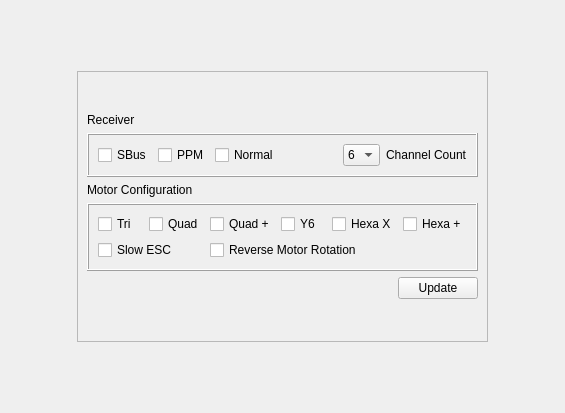
<?xml version="1.0" encoding="UTF-8"?>
<ui version="4.0">
 <class>DynamicConfig</class>
 <widget class="QWidget" name="DynamicConfig">
  <property name="geometry">
   <rect>
    <x>0</x>
    <y>0</y>
    <width>565</width>
    <height>413</height>
   </rect>
  </property>
  <property name="palette">
   <palette>
    <active>
     <colorrole role="Text">
      <brush brushstyle="SolidPattern">
       <color alpha="255">
        <red>255</red>
        <green>255</green>
        <blue>255</blue>
       </color>
      </brush>
     </colorrole>
    </active>
    <inactive>
     <colorrole role="Text">
      <brush brushstyle="SolidPattern">
       <color alpha="255">
        <red>255</red>
        <green>255</green>
        <blue>255</blue>
       </color>
      </brush>
     </colorrole>
    </inactive>
    <disabled>
     <colorrole role="Text">
      <brush brushstyle="SolidPattern">
       <color alpha="255">
        <red>120</red>
        <green>120</green>
        <blue>120</blue>
       </color>
      </brush>
     </colorrole>
    </disabled>
   </palette>
  </property>
  <property name="windowTitle">
   <string>Form</string>
  </property>
  <layout class="QGridLayout" name="gridLayout">
   <item row="3" column="2">
    <spacer name="verticalSpacer">
     <property name="orientation">
      <enum>Qt::Vertical</enum>
     </property>
     <property name="sizeHint" stdset="0">
      <size>
       <width>20</width>
       <height>40</height>
      </size>
     </property>
    </spacer>
   </item>
   <item row="2" column="2" colspan="3">
    <spacer name="horizontalSpacer_2">
     <property name="orientation">
      <enum>Qt::Horizontal</enum>
     </property>
     <property name="sizeHint" stdset="0">
      <size>
       <width>40</width>
       <height>20</height>
      </size>
     </property>
    </spacer>
   </item>
   <item row="4" column="2" colspan="3">
    <spacer name="horizontalSpacer">
     <property name="orientation">
      <enum>Qt::Horizontal</enum>
     </property>
     <property name="sizeHint" stdset="0">
      <size>
       <width>40</width>
       <height>20</height>
      </size>
     </property>
    </spacer>
   </item>
   <item row="3" column="4">
    <spacer name="verticalSpacer_2">
     <property name="orientation">
      <enum>Qt::Vertical</enum>
     </property>
     <property name="sizeHint" stdset="0">
      <size>
       <width>20</width>
       <height>40</height>
      </size>
     </property>
    </spacer>
   </item>
   <item row="3" column="3">
    <widget class="QFrame" name="frame">
     <property name="frameShape">
      <enum>QFrame::StyledPanel</enum>
     </property>
     <property name="frameShadow">
      <enum>QFrame::Raised</enum>
     </property>
     <layout class="QGridLayout" name="gridLayout_4">
      <item row="2" column="0" colspan="2">
       <widget class="QFrame" name="receiverFrame">
        <property name="frameShape">
         <enum>QFrame::Box</enum>
        </property>
        <property name="frameShadow">
         <enum>QFrame::Raised</enum>
        </property>
        <layout class="QHBoxLayout" name="horizontalLayout">
         <item>
          <widget class="QCheckBox" name="sBusRecv">
           <property name="text">
            <string>SBus</string>
           </property>
          </widget>
         </item>
         <item>
          <widget class="QCheckBox" name="ppmRecv">
           <property name="text">
            <string>PPM</string>
           </property>
          </widget>
         </item>
         <item>
          <widget class="QCheckBox" name="normalRecv">
           <property name="text">
            <string>Normal</string>
           </property>
          </widget>
         </item>
         <item>
          <spacer name="horizontalSpacer_4">
           <property name="orientation">
            <enum>Qt::Horizontal</enum>
           </property>
           <property name="sizeHint" stdset="0">
            <size>
             <width>40</width>
             <height>20</height>
            </size>
           </property>
          </spacer>
         </item>
         <item>
          <widget class="QComboBox" name="channelCount">
           <property name="palette">
            <palette>
             <active>
              <colorrole role="Text">
               <brush brushstyle="SolidPattern">
                <color alpha="255">
                 <red>0</red>
                 <green>0</green>
                 <blue>0</blue>
                </color>
               </brush>
              </colorrole>
             </active>
             <inactive>
              <colorrole role="Text">
               <brush brushstyle="SolidPattern">
                <color alpha="255">
                 <red>0</red>
                 <green>0</green>
                 <blue>0</blue>
                </color>
               </brush>
              </colorrole>
             </inactive>
             <disabled>
              <colorrole role="Text">
               <brush brushstyle="SolidPattern">
                <color alpha="255">
                 <red>120</red>
                 <green>120</green>
                 <blue>120</blue>
                </color>
               </brush>
              </colorrole>
             </disabled>
            </palette>
           </property>
           <item>
            <property name="text">
             <string>6</string>
            </property>
           </item>
           <item>
            <property name="text">
             <string>8</string>
            </property>
           </item>
          </widget>
         </item>
         <item>
          <widget class="QLabel" name="channelCount_2">
           <property name="text">
            <string>Channel Count</string>
           </property>
          </widget>
         </item>
        </layout>
       </widget>
      </item>
      <item row="1" column="0">
       <widget class="QLabel" name="receiverTitle">
        <property name="text">
         <string>Receiver</string>
        </property>
       </widget>
      </item>
      <item row="6" column="0">
       <spacer name="horizontalSpacer_3">
        <property name="orientation">
         <enum>Qt::Horizontal</enum>
        </property>
        <property name="sizeHint" stdset="0">
         <size>
          <width>40</width>
          <height>20</height>
         </size>
        </property>
       </spacer>
      </item>
      <item row="3" column="0">
       <widget class="QLabel" name="motorTitle">
        <property name="text">
         <string>Motor Configuration</string>
        </property>
       </widget>
      </item>
      <item row="6" column="1">
       <widget class="QPushButton" name="pushButton">
        <property name="text">
         <string>Update</string>
        </property>
       </widget>
      </item>
      <item row="0" column="0">
       <spacer name="verticalSpacer_7">
        <property name="orientation">
         <enum>Qt::Vertical</enum>
        </property>
        <property name="sizeHint" stdset="0">
         <size>
          <width>20</width>
          <height>40</height>
         </size>
        </property>
       </spacer>
      </item>
      <item row="4" column="0" colspan="2">
       <widget class="QFrame" name="motorConfigFrame">
        <property name="frameShape">
         <enum>QFrame::Box</enum>
        </property>
        <property name="frameShadow">
         <enum>QFrame::Raised</enum>
        </property>
        <layout class="QGridLayout" name="gridLayout_2">
         <item row="0" column="0">
          <widget class="QCheckBox" name="triBox">
           <property name="text">
            <string>Tri</string>
           </property>
          </widget>
         </item>
         <item row="0" column="1">
          <widget class="QCheckBox" name="quadBox">
           <property name="text">
            <string>Quad</string>
           </property>
          </widget>
         </item>
         <item row="0" column="2">
          <widget class="QCheckBox" name="quadPlusBox">
           <property name="text">
            <string>Quad +</string>
           </property>
          </widget>
         </item>
         <item row="0" column="3">
          <widget class="QCheckBox" name="Y6Box">
           <property name="text">
            <string>Y6</string>
           </property>
          </widget>
         </item>
         <item row="0" column="4">
          <widget class="QCheckBox" name="hexaXBox">
           <property name="text">
            <string>Hexa X</string>
           </property>
          </widget>
         </item>
         <item row="0" column="5">
          <widget class="QCheckBox" name="hexaPlusBox">
           <property name="text">
            <string>Hexa +</string>
           </property>
          </widget>
         </item>
         <item row="1" column="0" colspan="2">
          <widget class="QCheckBox" name="slowESC">
           <property name="text">
            <string>Slow ESC</string>
           </property>
          </widget>
         </item>
         <item row="1" column="2" colspan="3">
          <widget class="QCheckBox" name="reverseRotation">
           <property name="text">
            <string>Reverse Motor Rotation</string>
           </property>
          </widget>
         </item>
        </layout>
       </widget>
      </item>
      <item row="7" column="0">
       <spacer name="verticalSpacer_8">
        <property name="orientation">
         <enum>Qt::Vertical</enum>
        </property>
        <property name="sizeHint" stdset="0">
         <size>
          <width>20</width>
          <height>40</height>
         </size>
        </property>
       </spacer>
      </item>
     </layout>
    </widget>
   </item>
   <item row="3" column="5">
    <spacer name="verticalSpacer_4">
     <property name="orientation">
      <enum>Qt::Vertical</enum>
     </property>
     <property name="sizeHint" stdset="0">
      <size>
       <width>20</width>
       <height>40</height>
      </size>
     </property>
    </spacer>
   </item>
   <item row="3" column="6">
    <spacer name="verticalSpacer_6">
     <property name="orientation">
      <enum>Qt::Vertical</enum>
     </property>
     <property name="sizeHint" stdset="0">
      <size>
       <width>20</width>
       <height>40</height>
      </size>
     </property>
    </spacer>
   </item>
   <item row="0" column="2" colspan="3">
    <spacer name="horizontalSpacer_7">
     <property name="orientation">
      <enum>Qt::Horizontal</enum>
     </property>
     <property name="sizeHint" stdset="0">
      <size>
       <width>40</width>
       <height>20</height>
      </size>
     </property>
    </spacer>
   </item>
   <item row="3" column="1">
    <spacer name="verticalSpacer_3">
     <property name="orientation">
      <enum>Qt::Vertical</enum>
     </property>
     <property name="sizeHint" stdset="0">
      <size>
       <width>20</width>
       <height>40</height>
      </size>
     </property>
    </spacer>
   </item>
   <item row="3" column="0">
    <spacer name="verticalSpacer_5">
     <property name="orientation">
      <enum>Qt::Vertical</enum>
     </property>
     <property name="sizeHint" stdset="0">
      <size>
       <width>20</width>
       <height>40</height>
      </size>
     </property>
    </spacer>
   </item>
   <item row="1" column="2" colspan="3">
    <spacer name="horizontalSpacer_6">
     <property name="orientation">
      <enum>Qt::Horizontal</enum>
     </property>
     <property name="sizeHint" stdset="0">
      <size>
       <width>40</width>
       <height>20</height>
      </size>
     </property>
    </spacer>
   </item>
   <item row="5" column="2" colspan="3">
    <spacer name="horizontalSpacer_5">
     <property name="orientation">
      <enum>Qt::Horizontal</enum>
     </property>
     <property name="sizeHint" stdset="0">
      <size>
       <width>40</width>
       <height>20</height>
      </size>
     </property>
    </spacer>
   </item>
   <item row="6" column="2" colspan="3">
    <spacer name="horizontalSpacer_8">
     <property name="orientation">
      <enum>Qt::Horizontal</enum>
     </property>
     <property name="sizeHint" stdset="0">
      <size>
       <width>40</width>
       <height>20</height>
      </size>
     </property>
    </spacer>
   </item>
  </layout>
 </widget>
 <resources/>
 <connections/>
</ui>
